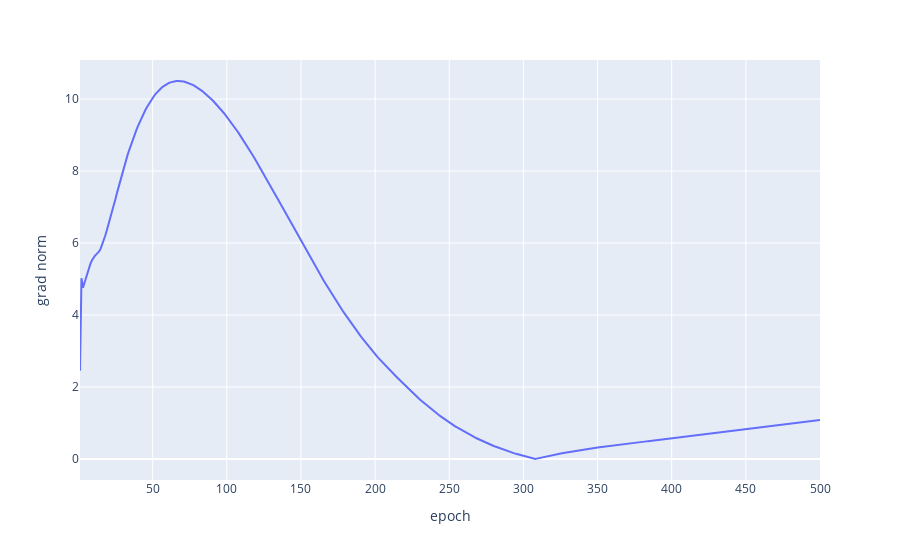

The cell this chart's notebook holds for it:
### Markdown cell above
## Plot gradient change history

### Code cell
x = np.arange(1, epoch_count + 1)
y = np.array(grad_change_history)
print("x size - " + str(len(x)))
print("y size - " + str(len(y)))

if len(x) == len(y):
    fig = px.line(x=x, y=y, labels={'x':'epoch', 'y':'grad norm'})
    fig.show()

### Figure 1 — Plotly figure (JSON) as saved in the notebook; plotly's stock layout.template omitted (floating-point values rounded to 4 significant figures; data arrays with more than 128 entries replaced by an {"elided": "..."} marker saying what was removed)
{"data": [{"hovertemplate": "epoch=%{x}<br>grad norm=%{y}<extra></extra>", "legendgroup": "", "line": {"color": "#636efa", "dash": "solid"}, "marker": {"symbol": "circle"}, "mode": "lines", "name": "", "orientation": "v", "showlegend": false, "type": "scatter", "x": {"elided": "500 int values"}, "xaxis": "x", "y": {"elided": "500 float values"}, "yaxis": "y"}], "layout": {"legend": {"tracegroupgap": 0}, "margin": {"t": 60}, "xaxis": {"anchor": "y", "domain": [0.0, 1.0], "title": {"text": "epoch"}}, "yaxis": {"anchor": "x", "domain": [0.0, 1.0], "title": {"text": "grad norm"}}}}
